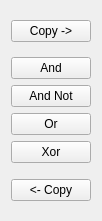
   <widget class="QWidget" name="layoutWidget">
    <property name="geometry">
     <rect>
      <x>270</x>
      <y>50</y>
      <width>82</width>
      <height>221</height>
     </rect>
    </property>
    <layout class="QVBoxLayout" name="verticalLayout_3">
     <item>
      <spacer name="verticalSpacer_4">
       <property name="orientation">
        <enum>Qt::Vertical</enum>
       </property>
       <property name="sizeHint" stdset="0">
        <size>
         <width>20</width>
         <height>40</height>
        </size>
       </property>
      </spacer>
     </item>
     <item>
      <widget class="QPushButton" name="pushButton_73">
       <property name="text">
        <string>Copy -&gt;</string>
       </property>
      </widget>
     </item>
     <item>
      <spacer name="verticalSpacer">
       <property name="orientation">
        <enum>Qt::Vertical</enum>
       </property>
       <property name="sizeHint" stdset="0">
        <size>
         <width>20</width>
         <height>40</height>
        </size>
       </property>
      </spacer>
     </item>
     <item>
      <widget class="QPushButton" name="pushButton_74">
       <property name="text">
        <string>And</string>
       </property>
      </widget>
     </item>
     <item>
      <widget class="QPushButton" name="pushButton_75">
       <property name="text">
        <string>And Not</string>
       </property>
      </widget>
     </item>
     <item>
      <widget class="QPushButton" name="pushButton_76">
       <property name="text">
        <string>Or</string>
       </property>
      </widget>
     </item>
     <item>
      <widget class="QPushButton" name="pushButton_77">
       <property name="text">
        <string>Xor</string>
       </property>
      </widget>
     </item>
     <item>
      <spacer name="verticalSpacer_2">
       <property name="orientation">
        <enum>Qt::Vertical</enum>
       </property>
       <property name="sizeHint" stdset="0">
        <size>
         <width>20</width>
         <height>40</height>
        </size>
       </property>
      </spacer>
     </item>
     <item>
      <widget class="QPushButton" name="pushButton_78">
       <property name="text">
        <string>&lt;- Copy</string>
       </property>
      </widget>
     </item>
     <item>
      <spacer name="verticalSpacer_3">
       <property name="orientation">
        <enum>Qt::Vertical</enum>
       </property>
       <property name="sizeHint" stdset="0">
        <size>
         <width>20</width>
         <height>40</height>
        </size>
       </property>
      </spacer>
     </item>
    </layout>
   </widget>
